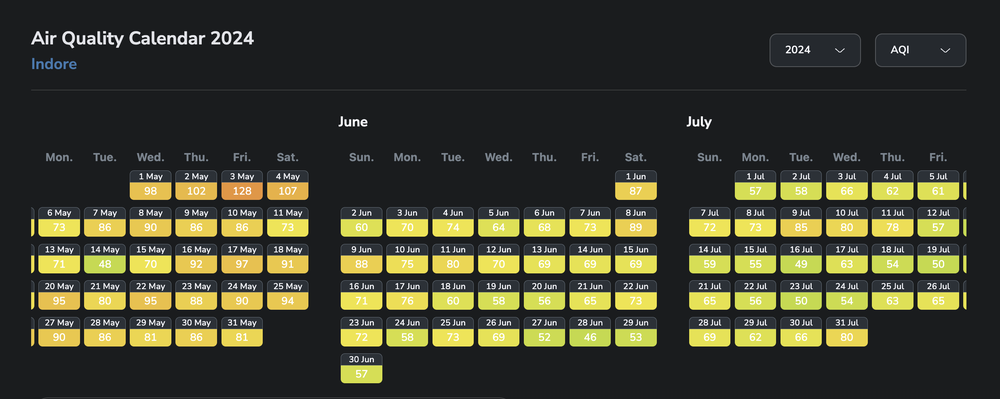
#> input picture SAP-iXp-Sftw-Dev-Project-Examples/sarima-timeseries-main/Reduced AQI of Indore.png, 1000 x 399 px, shrunk from 2474 x 988 before the run
$ python ocr-nutrition-label.py '../sarima-timeseries-main/Reduced AQI of Indore.png'
#> lines starting #> are read from the running program, lines starting #| are printed output that depends on the picture; after the words box and inside, x2 and y2 are one past the last pixel; in counts of white or black regions, pixels touching at a corner belong together
import cv2
import numpy as np
import pytesseract
import re
from PIL import Image

pytesseract.pytesseract.tesseract_cmd = r'C:\Program Files\Tesseract-OCR\tesseract.exe'

class NutritionLabelOCR:
    def __init__(self):
        # Initialize pytesseract configuration
        self.config = '--psm 6'  # Assume a single uniform block of text

    def preprocess_image(self, image_path):
        """
        Preprocess the image to enhance text detection
        """
        # Read the image
        img = cv2.imread(image_path)
#> img is the input picture: shape (399, 1000, 3); mean B, G, R 46.9, 63.4, 62.8

        # Convert to grayscale
        gray = cv2.cvtColor(img, cv2.COLOR_BGR2GRAY)
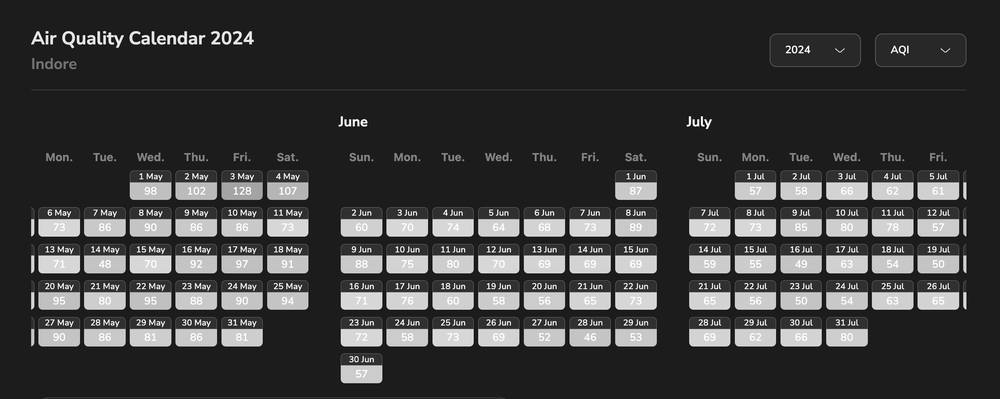
#> gray: shape (399, 1000); min 0, max 255, mean 61.6

        # Apply thresholding to get binary image
        _, binary = cv2.threshold(gray, 150, 255, cv2.THRESH_BINARY_INV + cv2.THRESH_OTSU)
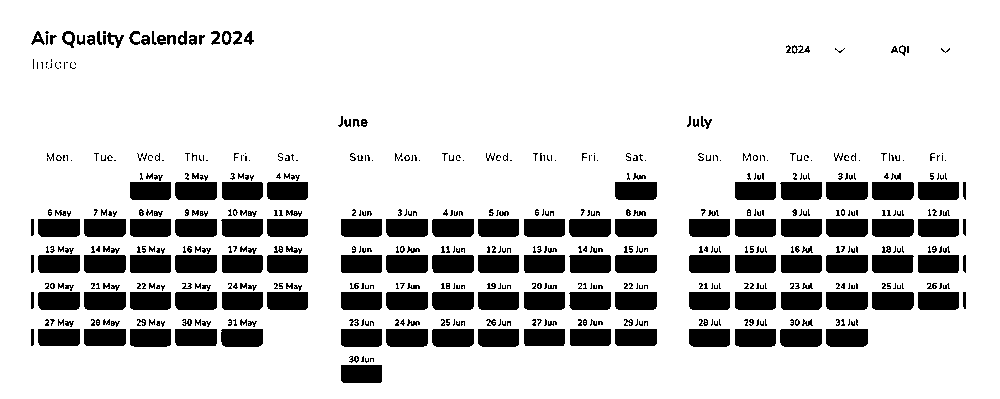
#> binary: shape (399, 1000); 82.3% white; 573 black regions (345 under 20 px), largest, box (x1, y1, x2, y2) and area: (615, 255, 657, 273) 749, (826, 255, 868, 273) 749, (38, 255, 80, 273) 748

        # Apply dilation to connect text
        kernel = np.ones((2, 2), np.uint8)
        dilated = cv2.dilate(binary, kernel, iterations=1)
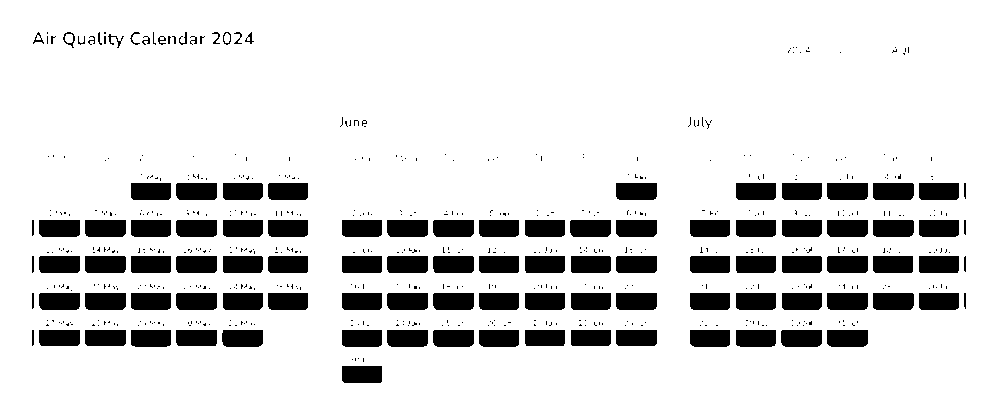
#> dilated: shape (399, 1000); 85.2% white; 638 black regions (531 under 20 px), largest, box (x1, y1, x2, y2) and area: (616, 256, 657, 273) 690, (827, 256, 868, 273) 690, (39, 256, 80, 273) 689

        # Convert back to PIL Image format
        pil_img = Image.fromarray(cv2.bitwise_not(dilated))

        return pil_img, img

    def extract_text(self, pil_img):
        """
        Extract text from the preprocessed image
        """
        return pytesseract.image_to_string(pil_img, config=self.config)

    # [55 lines left out: functions extract_ingredients, extract_nutrition_facts, not called in this run]

    def process_label(self, image_path):
        """
        Process a nutrition label image and extract ingredients and nutrition facts
        """
        # Preprocess the image
        pil_img, original_img = self.preprocess_image(image_path)

        # Extract text from image
        text = self.extract_text(pil_img)

        # Extract ingredients and nutrition facts
        ingredients = self.extract_ingredients(text)
        nutrition_facts = self.extract_nutrition_facts(text)

        return {
            "raw_text": text,
            "ingredients": ingredients,
            "nutrition_facts": nutrition_facts
        }


def main():
    import argparse

    parser = argparse.ArgumentParser(description="Extract nutrition information from food labels")
    parser.add_argument("image_path", help="Path to the image file of nutrition label")
    args = parser.parse_args()

    ocr = NutritionLabelOCR()
    result = ocr.process_label(args.image_path)

    print("=== NUTRITION LABEL OCR RESULTS ===")
    print("\n== INGREDIENTS ==")
    print(result["ingredients"])

    print("\n== NUTRITION FACTS ==")
    for key, value in result["nutrition_facts"].items():
        print(f"{key}: {value}")

    # Uncomment to print the raw OCR text for debugging
    print("\n== RAW OCR TEXT ==")
    print(result["raw_text"])


if __name__ == "__main__":
    main()
#> (the call stopped at in extract_text, `return pytesseract.image_to_string(pil_img, config=self.config)`: pytesseract is not available in this run)
